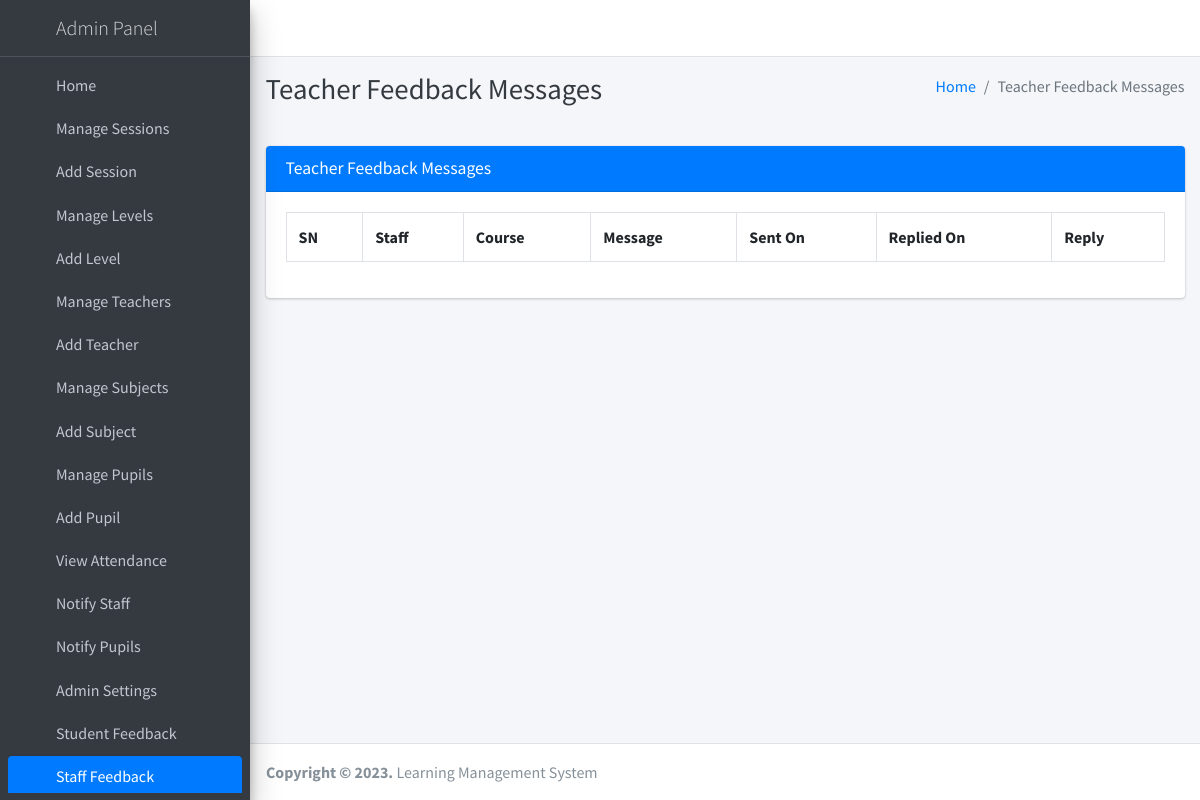
/staff/view/feedback/ (signed in), run on an earlier commit of the app's database.
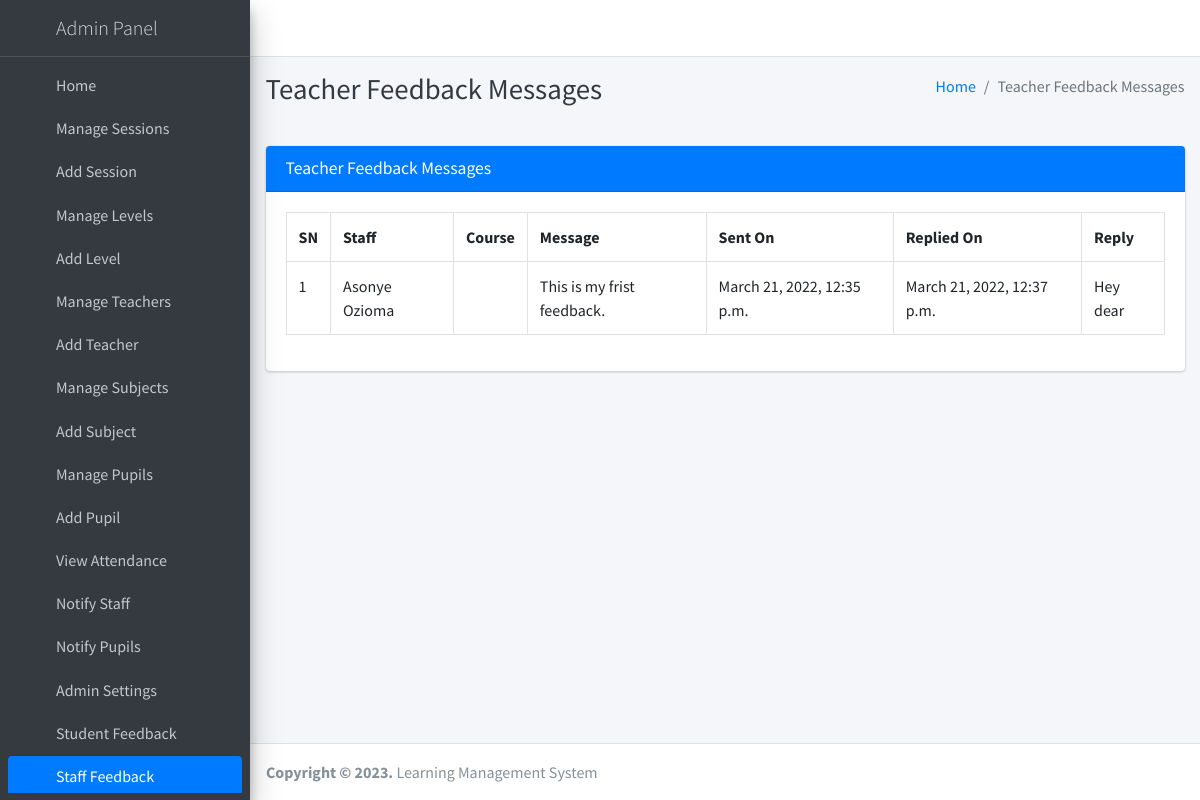
And on a later commit of the database.
### main_app/models.py (models this page shows, shortened)
class FeedbackStaff(models.Model):
    staff = models.ForeignKey(Staff, on_delete=models.CASCADE)
    feedback = models.TextField()
    reply = models.TextField()
    created_at = models.DateTimeField(auto_now_add=True)
    updated_at = models.DateTimeField(auto_now=True)

class Staff(models.Model):
    admin = models.OneToOneField(CustomUser, on_delete=models.CASCADE)
    def __str__(self):
        return self.admin.last_name + " " + self.admin.first_name

class CustomUser(AbstractUser):
    USER_TYPE = ((1, "HOD"), (2, "Staff"), (3, "Student"))
    GENDER = [("M", "Male"), ("F", "Female")]
    username = None  # Removed username, using email instead
    email = models.EmailField(unique=True)
    user_type = models.CharField(default=1, choices=USER_TYPE, max_length=1)
    gender = models.CharField(max_length=1, choices=GENDER)
    profile_pic = models.ImageField(blank=True, null=True)
    address = models.CharField(max_length=200, blank=True, null=True)
    fcm_token = models.TextField(default="")  # For firebase notifications
    created_at = models.DateTimeField(auto_now_add=True)
    updated_at = models.DateTimeField(auto_now=True)
    USERNAME_FIELD = "email"
    REQUIRED_FIELDS = []
    objects = CustomUserManager()

### main_app/hod_views.py (the view, shortened to what this page needs)
# urls.py: path("staff/view/feedback/", hod_views.staff_feedback_message,
@csrf_exempt
def staff_feedback_message(request):
    if request.method != 'POST':
        feedbacks = FeedbackStaff.objects.all()
        context = {
            'feedbacks': feedbacks,
            'page_title': 'Teacher Feedback Messages'
        }
        return render(request, 'hod_template/staff_feedback_template.html', context)

### main_app/templates/hod_template/staff_feedback_template.html (shortened to what this page needs)
{% extends 'main_app/base.html' %}
{% load static %}
{% block page_title %}{{page_title}}{% endblock page_title %}
{% block content %}
<section class="content">
    <div class="container-fluid">
        <div class="row">
            <div class="col-md-12">
                <div class="card card-primary">
                    <div class="card-header">
                        <h3 class="card-title">{{page_title}}</h3>
                    </div>
                    <div class="table card-body">
                        <table class="table table-bordered">
                            <tr>
                                <th>SN</th>
                                <th>Staff</th>
                                <th>Course</th>
                                <th>Message</th>
                                <th>Sent On</th>
                                <th>Replied On</th>
                                <th>Reply</th>
                            </tr>
                            {% for feedback in  feedbacks %}
                              <tr>
                                  <td>{{forloop.counter}}</td>
                                  <td>{{feedback.staff}}</td>
                                  <td>{{feedback.staff.course}}</td>
                                  <td>{{feedback.feedback}}</td>
                                    {% if feedback.reply == "" %}
                                    <td>{{feedback.created_at}}</td>
                                    <td><span  class='badge badge-warning'>Pending Response</span></td>
                                         <td> <button data-toggle = "modal" data-target = "#reply_modal" value="{{feedback.id}}" class="btn btn-primary reply_open_modal">Reply</button>
                                        {% else %}
                                        <td>{{feedback.created_at}}</td>
                                        <td>{{feedback.updated_at}}</td>
                                          <td>{{feedback.reply}}</td>
                                    {% endif %}
                              </tr>
                            {% endfor %}
                        </table>
                    </div>
                    </div>
            </div>
        </div>
    </div>
</section>
{% endblock content %}

What changed in the data, as far as the page shows it:
added FeedbackStaff: staff "Asonye Ozioma", feedback "This is my frist feedback.", created_at "March 21, 2022, 12:35 p.m.", updated_at "March 21, 2022, 12:37 p.m.", reply "Hey dear"
